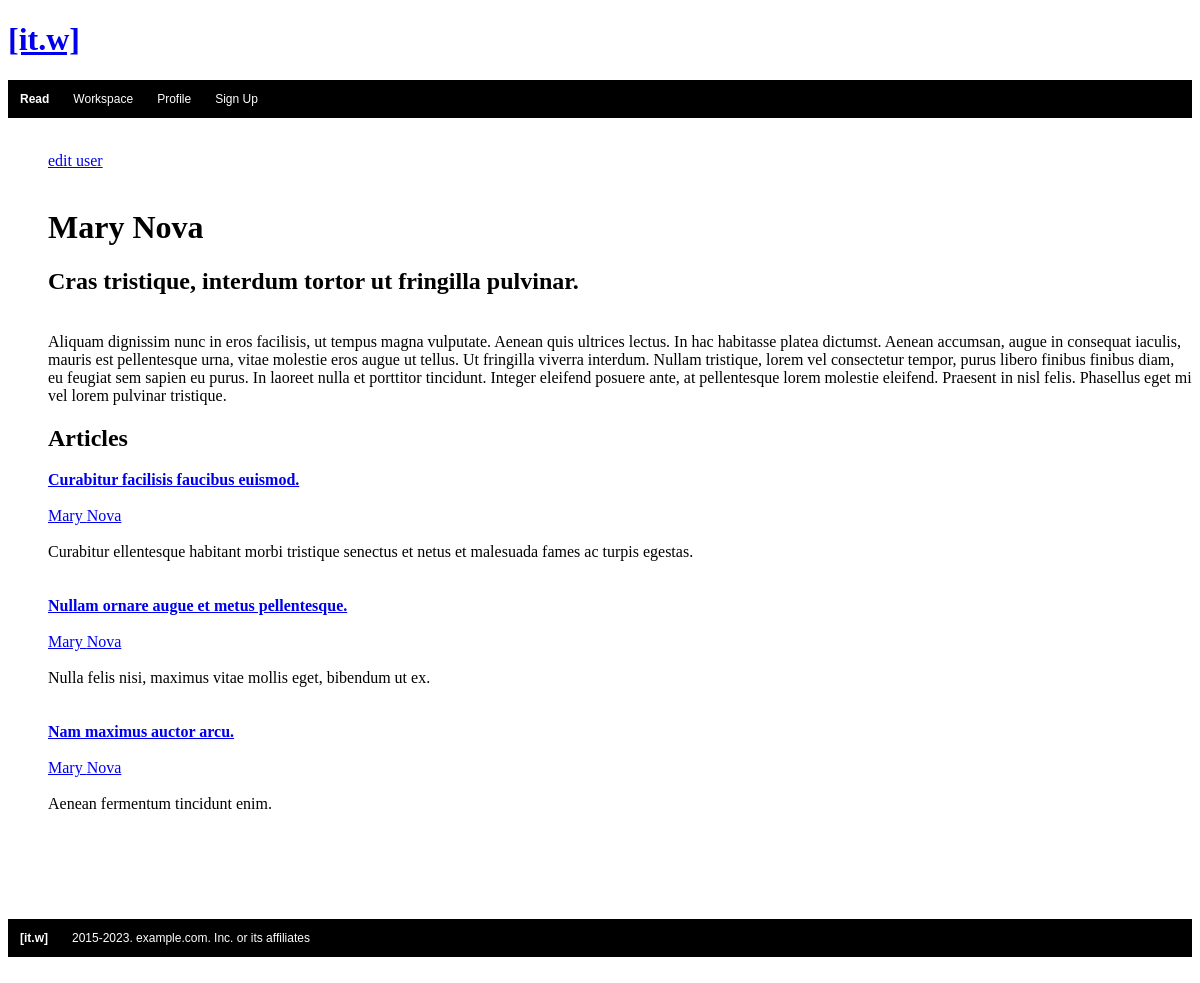
Before: /user/1/ with the older database file.
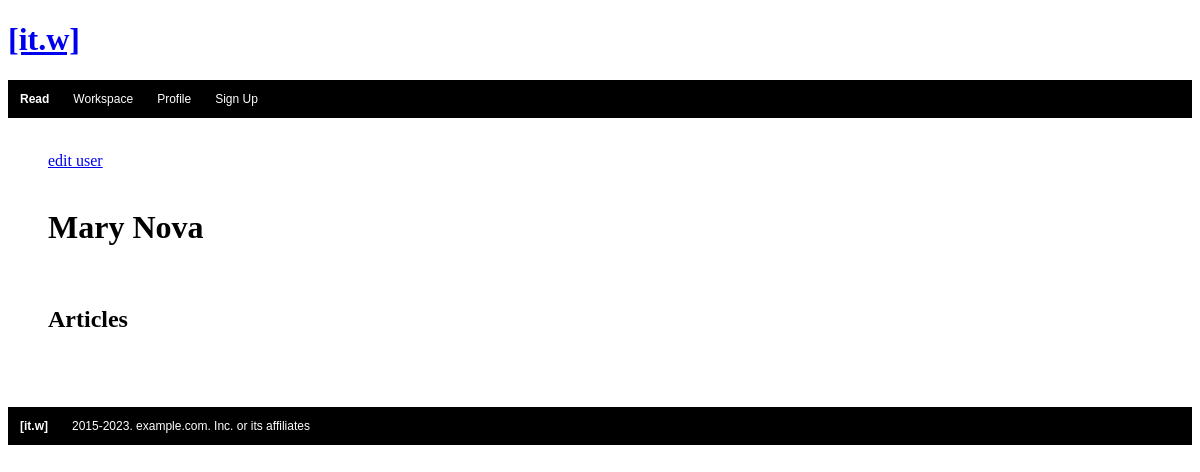
After: the same page with the newer database file.
### articles/models.py (models this page shows)
class User(models.Model):
    id = models.BigAutoField(primary_key=True) # not in forms
    first_name = models.CharField(max_length=30)
    last_name= models.CharField(max_length=30)
    username = models.CharField(max_length=30)
    email = models.EmailField(max_length=30)
    password=models.CharField(max_length=30)
    short_description = models.TextField (max_length=160, blank=True)
    long_description = models.TextField (max_length=1000, blank=True)

class Article (models.Model):
    id = models.BigAutoField(primary_key=True) # not in forms
    user = models.ForeignKey (User, on_delete=models.CASCADE)
    headline = models.TextField(max_length=60)
    description = models.TextField (max_length=160)
    body = models.TextField (max_length=4000)
    date_published = models.DateField(auto_now=True) # not in forms
    location = models.CharField(max_length=30, null=True, blank=True)
    cover_image = models.ImageField(upload_to='pics')

### articles/views.py (the view)
# urls.py: path("user/<int:user_id>/", views.user, name="user"),
def user(request, user_id):
    user_obj = User.objects.get(id=user_id)
    article_obj = Article.objects.all()
    article_obj_by_user = []
    for article in article_obj:
        if article.user.id == user_id:
            article_obj_by_user.append(article)
    context = {'user_obj':user_obj, 'article_obj':article_obj, 'article_obj_by_user':article_obj_by_user}
    return render (request,"user.html", context)

### articles/templates/user.html (shortened to what this page needs)
<!DOCTYPE html>
<html lang="en">
<head>
</head>
<body>
    {% block content %}
    {% include 'topnav.html'%}
        <ul style="list-style-type:none;">
            <br>
            <li><a href="{% url 'edituser' user_obj.id %}">edit user</a></li>
            <br>
            <li><h1>{{user_obj.first_name}} {{user_obj.last_name}}</h1></li>
            <li><h2>{{user_obj.short_description}}</h2></li>
            <br>
            <li>{{user_obj.long_description}} </li>
        </ul>
        <ul style="list-style-type:none;">
            <li><h2>Articles</h2></li>
                {% for article in article_obj_by_user %}
                        <li><a href="{% url 'article' article.id %}"><strong>{{ article.headline }}</strong></a></li>
                        <br>
                        <li><a href="{% url 'user' article.user.id %}">{{ article.user.first_name }} {{ article.user.last_name }}</a></li>
                        <br>
                        <li>{{ article.description }} </li>
                        <br>
                        <br>
                {% endfor %}
        </ul>
        {% include 'footer.html'%}
    {% endblock %}
</body>
</html>

Changed rows visible on the page:
removed Article: headline "Curabitur facilisis faucibus euismod.", user.first_name "Mary", user.last_name "Nova", description "Curabitur ellentesque habitant morbi tristique senectus et netus et malesuada fames ac turpis egestas."
removed Article: headline "Nullam ornare augue et metus pellentesque.", user.first_name "Mary", user.last_name "Nova", description "Nulla felis nisi, maximus vitae mollis eget, bibendum ut ex."
removed Article: headline "Nam maximus auctor arcu.", user.first_name "Mary", user.last_name "Nova", description "Aenean fermentum tincidunt enim."
changed User "Mary": short_description "Cras tristique, interdum tortor ut fringilla pulvinar." → (not shown); long_description "Aliquam dignissim nunc in eros facilisis, ut tempus magna vulputate. Aenean quis ultrices lectus. In hac habitasse platea dictumst. Aenean accumsan, augue in consequat iaculis, mauris est pellentesque urna, vitae molestie eros augue ut tellus. Ut fringilla viverra interdum. Nullam tristique, lorem vel consectetur tempor, purus libero finibus finibus diam, eu feugiat sem sapien eu purus. In laoreet nulla et porttitor tincidunt. Integer eleifend posuere ante, at pellentesque lorem molestie eleifend. Praesent in nisl felis. Phasellus eget mi vel lorem pulvinar tristique." → (not shown)
